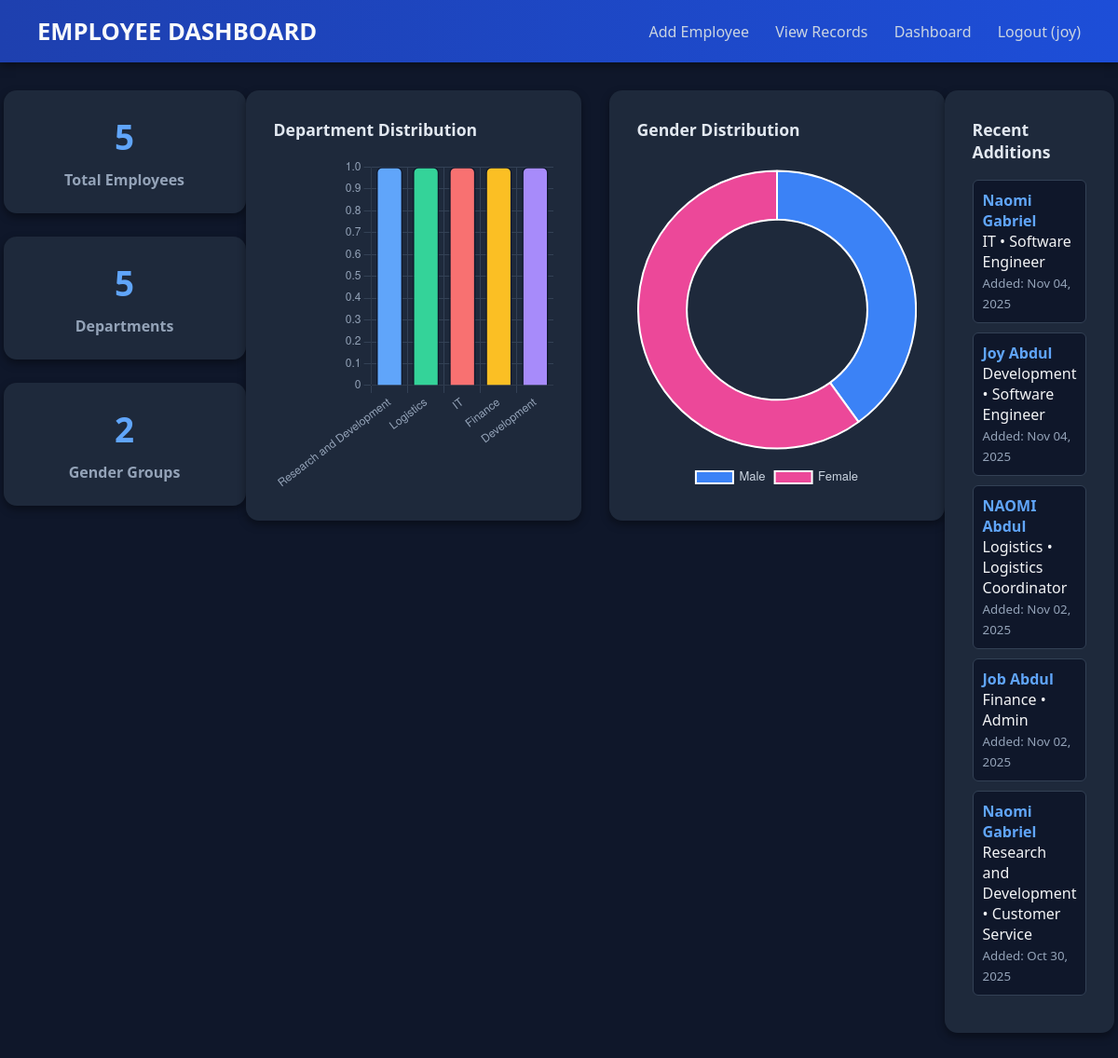
Page /dashboard/ (signed in) on the earlier database version.
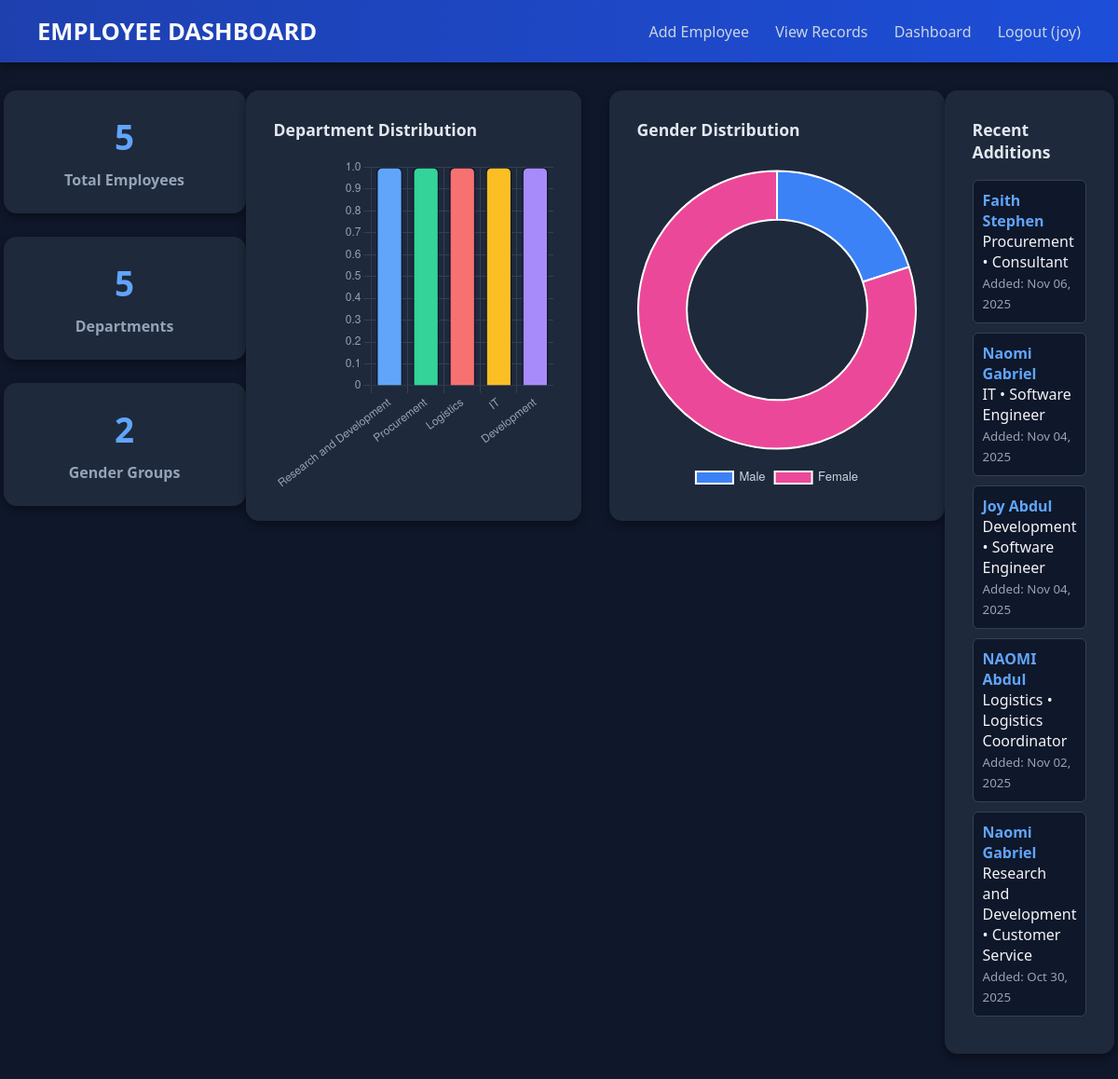
Same page on the later database version.
### employees/models.py (models this page shows, shortened)
class Employee(models.Model):
    first_name = models.CharField(max_length=100)
    surname = models.CharField(max_length=100)  # Changed from last_name to match form
    other_name = models.CharField(max_length=100, blank=True, null=True)
    employee_id = models.CharField(max_length=50, unique=True)  # NEW field
    email = models.EmailField(unique=True)
    contact_number = models.CharField(max_length=20)  # NEW field
    date_of_birth = models.DateField()
    address = models.TextField()  # NEW field
    GENDER_CHOICES = [
        ('Male', 'Male'),
        ('Female', 'Female'),
    ]
    gender = models.CharField(max_length=10, choices=GENDER_CHOICES)
    state = models.CharField(max_length=100)
    lga = models.CharField(max_length=100)  # Local Government Area
    ward = models.CharField(max_length=100)
    department = models.CharField(max_length=100)
    role = models.CharField(max_length=100)
    profile_picture = models.ImageField(
        upload_to='profile_pictures/',
        blank=True,
        null=True,
        verbose_name='Profile Picture'
    )
    created_at = models.DateTimeField(auto_now_add=True)
    updated_at = models.DateTimeField(auto_now=True)
    class Meta:
        db_table = 'employees'
        ordering = ['-created_at']  # Newest records first by default

### employees/views.py (the view)
    def _wrapped_view(request, *args, **kwargs):
        if not request.user.is_superuser:
            return redirect('access_denied')
        return view_func(request, *args, **kwargs)

### employees/views.py (called while the page is built)
def superuser_required(view_func):
    def _wrapped_view(request, *args, **kwargs):
        if not request.user.is_superuser:
            return redirect('access_denied')
        return view_func(request, *args, **kwargs)
    return _wrapped_view

### employees/templates/employees/dashboard.html (shortened to what this page needs)
<!DOCTYPE html>
<html lang="en">
<head>
    {% load static %}
    <link rel="stylesheet" href="{% static 'css/form.css' %}">
</head>
<body>
    <header class="navbar">
        <h1>EMPLOYEE DASHBOARD</h1>
        <nav>
            <a href="{% url 'employee_form' %}">Add Employee</a>
            <a href="{% url 'view_records' %}">View Records</a>
            <a href="{% url 'dashboard' %}">Dashboard</a>
            {% if user.is_authenticated %}
                <a href="{% url 'logout' %}">Logout ({{ user.username }})</a>
            {% endif %}
        </nav>
    </header>
    <main class="records-page">
        <div class="stats-grid">
            <div class="stat-card">
                <div class="stat-number">{{ total_employees }}</div>
                <div class="stat-label">Total Employees</div>
            </div>
            <div class="stat-card">
                <div class="stat-number">{{ departments|length }}</div>
                <div class="stat-label">Departments</div>
            </div>
            <div class="stat-card">
                <div class="stat-number">{{ genders|length }}</div>
                <div class="stat-label">Gender Groups</div>
            </div>
        </div>
        <div class="chart-grid">
            <div class="dashboard-section">
                <h3>Department Distribution</h3>
                {% if departments %}
                <div class="chart-container">
                    <canvas id="departmentChart"></canvas>
                </div>
                {% else %}
                    <p style="color: #94a3b8;">No department data available.</p>
                {% endif %}
            </div>
            <div class="dashboard-section">
                <h3>Gender Distribution</h3>
                {% if genders %}
                <div class="chart-container">
                    <canvas id="genderChart"></canvas>
                </div>
                {% else %}
                    <p style="color: #94a3b8;">No gender data available.</p>
                {% endif %}
            </div>
        </div>
        <div class="dashboard-section">
            <h3>Recent Additions</h3>
            {% if recent_employees %}
                {% for employee in recent_employees %}
                <div class="recent-card">
                    <strong>{{ employee.first_name }} {{ employee.surname }}</strong><br>
                    {{ employee.department }} • {{ employee.role }}<br>
                    <small style="color:#94a3b8;">Added: {{ employee.created_at|date:"M d, Y" }}</small>
                </div>
                {% endfor %}
            {% else %}
                <p style="color: #94a3b8;">No recent employees found.</p>
            {% endif %}
        </div>
    </main>
    <script>
        // Department Chart
        {% if departments %}
        const deptCtx = document.getElementById('departmentChart').getContext('2d');
        const deptLabels = [{% for d in departments %}'{{ d.department }}'{% if not forloop.last %}, {% endif %}{% endfor %}];
        const deptData = [{% for d in departments %}{{ d.count }}{% if not forloop.last %}, {% endif %}{% endfor %}];
        const deptColors = [
            '#60a5fa', '#34d399', '#f87171', '#fbbf24',
            '#a78bfa', '#14b8a6', '#f472b6', '#84cc16',
            '#8b5cf6', '#38bdf8'
        ];
        new Chart(deptCtx, {
            type: 'bar',
            data: {
                labels: deptLabels,
                datasets: [{
                    data: deptData,
                    backgroundColor: deptLabels.map((_, i) => deptColors[i % deptColors.length]),
                    borderColor: '#0f172a',
                    borderWidth: 1.5,
                    borderRadius: 6,
                }]
            },
            options: {
                responsive: true,
                maintainAspectRatio: false,
                plugins: { legend: { display: false } },
                scales: {
                    y: { beginAtZero: true, ticks: { color: '#94a3b8' }, grid: { color: '#334155' } },
                    x: { ticks: { color: '#94a3b8' }, grid: { color: '#334155' } }
                }
            }
        });
        {% endif %}
        // Gender Chart
        {% if genders %}
        const genderCtx = document.getElementById('genderChart').getContext('2d');
        const genderLabels = [{% for g in genders %}'{{ g.gender }}'{% if not forloop.last %}, {% endif %}{% endfor %}];
        const genderData = [{% for g in genders %}{{ g.count }}{% if not forloop.last %}, {% endif %}{% endfor %}];
        new Chart(genderCtx, {
            type: 'doughnut',
            data: {
                labels: genderLabels,
                datasets: [{
                    data: genderData,
                    backgroundColor: ['#3b82f6', '#ec4899', '#facc15'],
                    borderWidth: 2,
                }]
            },
            options: {
                responsive: true,
                maintainAspectRatio: false,
                cutout: '65%',
                plugins: {
                    legend: {
                        position: 'bottom',
                        labels: { color: '#cbd5e1', font: { size: 13 } }
                    }
                }
            }
        });
        {% endif %}
    </script>
</body>
</html>

### employees/static/css/form.css (style rules this page uses)
*, *::before, *::after { box-sizing: border-box; }
body { font-family: 'Segoe UI', Tahoma, Geneva, Verdana, sans-serif; background: linear-gradient(135deg, #e0e7ff, #f3f4f6); margin: 0; padding: 0; min-height: 100vh; display: flex; flex-direction: column; align-items: center; }
.navbar { width: 100%; background: linear-gradient(135deg, #2563eb, #1e40af); color: #fff; display: flex; justify-content: space-between; align-items: center; padding: 15px 40px; box-shadow: 0 2px 8px rgba(0, 0, 0, 0.1); position: sticky; top: 0; z-index: 9999; flex-wrap: wrap; gap: 10px; }
.navbar h1 { font-size: 22px; margin: 0; font-weight: 600; }
.navbar nav a { color: white; text-decoration: none; margin-left: 25px; font-weight: 500; transition: color 0.3s ease; pointer-events: auto; }
main { flex-grow: 1; width: 100%; display: flex; justify-content: center; align-items: flex-start; padding: 40px 20px; }
.records-page { max-width: 95%; margin: 40px auto; padding: 20px; width: 100%; }

### employees/templates/employees/dashboard.html (style rules this page uses)
body { font-family: "Segoe UI", sans-serif; background: #0f172a; color: #f3f4f6; margin: 0; }
header.navbar { background: linear-gradient(90deg, #1e40af, #1d4ed8); color: #f9fafb; display: flex; justify-content: space-between; align-items: center; padding: 16px 40px; box-shadow: 0 2px 10px rgba(0, 0, 0, 0.5); }
header.navbar h1 { font-size: 1.6rem; margin: 0; }
header.navbar nav a { color: #cbd5e1; margin-left: 24px; text-decoration: none; font-weight: 500; }
main.records-page { max-width: 100%; margin: 30px auto; padding: 0 50px; }
.stats-grid { display: grid; grid-template-columns: repeat(auto-fit, minmax(260px, 1fr)); gap: 25px; margin-bottom: 40px; }
.stat-card { background: #1e293b; padding: 25px; border-radius: 14px; box-shadow: 0 4px 10px rgba(0, 0, 0, 0.4); text-align: center; transition: transform 0.2s ease, background 0.3s ease; }
.stat-number { font-size: 2.3em; font-weight: bold; color: #60a5fa; margin-bottom: 10px; }
.stat-label { color: #94a3b8; font-weight: 600; }
.chart-grid { display: grid; grid-template-columns: 2fr 1fr; gap: 30px; margin-bottom: 30px; }
.dashboard-section { background: #1e293b; padding: 30px; border-radius: 14px; box-shadow: 0 4px 10px rgba(0, 0, 0, 0.4); }
.dashboard-section h3 { margin-top: 0; color: #e2e8f0; font-size: 1.1rem; }
.chart-container { position: relative; height: 360px; margin-top: 15px; }
.recent-card { margin: 10px 0; padding: 10px; border: 1px solid #334155; border-radius: 6px; background: #0f172a; }
.recent-card strong { color: #60a5fa; }

Differences in the rows shown:
removed Employee: first_name "Job", surname "Abdul", department "Finance", role "Admin", created_at "Nov 02, 2025"
added Employee: first_name "Faith", surname "Stephen", department "Procurement", role "Consultant", created_at "Nov 06, 2025"
Other differences:
chart data {{ d.department }}: Research and Development, Logistics, IT, Finance, Development → Research and Development, Procurement, Logistics, IT, Development
chart data {{ g.count }}: 2, 3 → 1, 4
